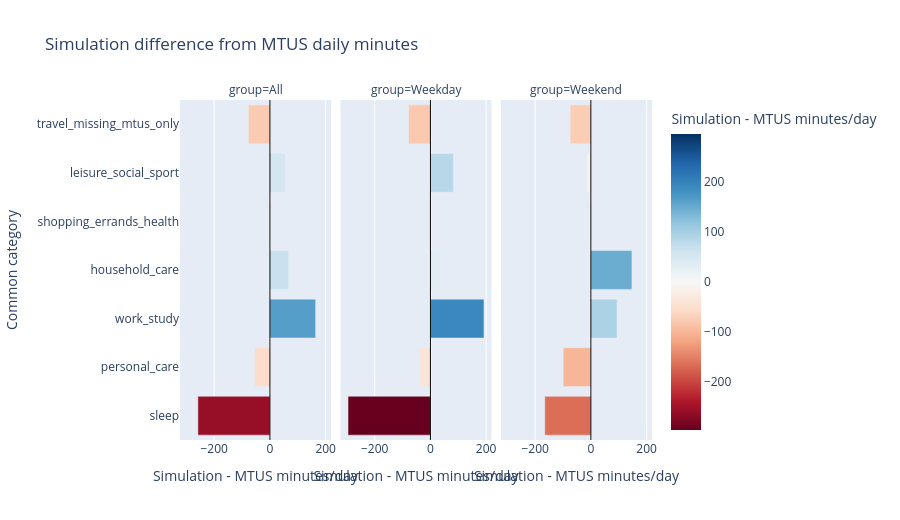

Notebook code for this chart:
### Code cell
fig = px.bar(
    comparison,
    x="absolute_difference_minutes",
    y="category",
    color="absolute_difference_minutes",
    facet_col="group",
    category_orders={"category": list(reversed(COMMON_CATEGORY_ORDER)), "group": GROUP_ORDER},
    labels={"absolute_difference_minutes": "Simulation - MTUS minutes/day", "category": "Common category"},
    title="Simulation difference from MTUS daily minutes",
    color_continuous_scale="RdBu",
    color_continuous_midpoint=0,
    height=520,
)
fig.add_vline(x=0, line_width=1, line_color="black")
fig.show()

### Figure 1 — Plotly figure (JSON) as saved in the notebook; plotly's stock layout.template omitted (floating-point values rounded to 4 significant figures)
{"data": [{"hovertemplate": "group=All<br>Simulation - MTUS minutes/day=%{marker.color}<br>Common category=%{y}<extra></extra>", "legendgroup": "", "marker": {"color": [-258.3, -55.57, 164.0, 66.84, -4.24, 55.15, -77.19], "coloraxis": "coloraxis", "pattern": {"shape": ""}}, "name": "", "orientation": "h", "showlegend": false, "textposition": "auto", "type": "bar", "x": [-258.3, -55.57, 164.0, 66.84, -4.24, 55.15, -77.19], "xaxis": "x", "y": ["sleep", "personal_care", "work_study", "household_care", "shopping_errands_health", "leisure_social_sport", "travel_missing_mtus_only"], "yaxis": "y"}, {"hovertemplate": "group=Weekday<br>Simulation - MTUS minutes/day=%{marker.color}<br>Common category=%{y}<extra></extra>", "legendgroup": "", "marker": {"color": [-295.5, -38.1, 192.1, 34.69, -4.864, 82.57, -78.43], "coloraxis": "coloraxis", "pattern": {"shape": ""}}, "name": "", "orientation": "h", "showlegend": false, "textposition": "auto", "type": "bar", "x": [-295.5, -38.1, 192.1, 34.69, -4.864, 82.57, -78.43], "xaxis": "x2", "y": ["sleep", "personal_care", "work_study", "household_care", "shopping_errands_health", "leisure_social_sport", "travel_missing_mtus_only"], "yaxis": "y2"}, {"hovertemplate": "group=Weekend<br>Simulation - MTUS minutes/day=%{marker.color}<br>Common category=%{y}<extra></extra>", "legendgroup": "", "marker": {"color": [-165.4, -99.23, 93.82, 147.2, -2.681, -13.42, -74.1], "coloraxis": "coloraxis", "pattern": {"shape": ""}}, "name": "", "orientation": "h", "showlegend": false, "textposition": "auto", "type": "bar", "x": [-165.4, -99.23, 93.82, 147.2, -2.681, -13.42, -74.1], "xaxis": "x3", "y": ["sleep", "personal_care", "work_study", "household_care", "shopping_errands_health", "leisure_social_sport", "travel_missing_mtus_only"], "yaxis": "y3"}], "layout": {"annotations": [{"showarrow": false, "text": "group=All", "x": 0.16, "xanchor": "center", "xref": "paper", "y": 1.0, "yanchor": "bottom", "yref": "paper"}, {"showarrow": false, "text": "group=Weekday", "x": 0.5, "xanchor": "center", "xref": "paper", "y": 1.0, "yanchor": "bottom", "yref": "paper"}, {"showarrow": false, "text": "group=Weekend", "x": 0.84, "xanchor": "center", "xref": "paper", "y": 1.0, "yanchor": "bottom", "yref": "paper"}], "barmode": "relative", "coloraxis": {"cmid": 0, "colorbar": {"title": {"text": "Simulation - MTUS minutes/day"}}, "colorscale": [[0.0, "rgb(103,0,31)"], [0.1, "rgb(178,24,43)"], [0.2, "rgb(214,96,77)"], [0.3, "rgb(244,165,130)"], [0.4, "rgb(253,219,199)"], [0.5, "rgb(247,247,247)"], [0.6, "rgb(209,229,240)"], [0.7, "rgb(146,197,222)"], [0.8, "rgb(67,147,195)"], [0.9, "rgb(33,102,172)"], [1.0, "rgb(5,48,97)"]]}, "height": 520, "legend": {"tracegroupgap": 0}, "shapes": [{"line": {"color": "black", "width": 1}, "type": "line", "x0": 0, "x1": 0, "xref": "x", "y0": 0, "y1": 1, "yref": "y domain"}, {"line": {"color": "black", "width": 1}, "type": "line", "x0": 0, "x1": 0, "xref": "x2", "y0": 0, "y1": 1, "yref": "y2 domain"}, {"line": {"color": "black", "width": 1}, "type": "line", "x0": 0, "x1": 0, "xref": "x3", "y0": 0, "y1": 1, "yref": "y3 domain"}], "title": {"text": "Simulation difference from MTUS daily minutes"}, "xaxis": {"anchor": "y", "domain": [0.0, 0.32], "title": {"text": "Simulation - MTUS minutes/day"}}, "xaxis2": {"anchor": "y2", "domain": [0.34, 0.66], "matches": "x", "title": {"text": "Simulation - MTUS minutes/day"}}, "xaxis3": {"anchor": "y3", "domain": [0.68, 1.0], "matches": "x", "title": {"text": "Simulation - MTUS minutes/day"}}, "yaxis": {"anchor": "x", "categoryarray": ["sleep", "personal_care", "work_study", "household_care", "shopping_errands_health", "leisure_social_sport", "travel_missing_mtus_only"], "categoryorder": "array", "domain": [0.0, 1.0], "title": {"text": "Common category"}}, "yaxis2": {"anchor": "x2", "domain": [0.0, 1.0], "matches": "y", "showticklabels": false}, "yaxis3": {"anchor": "x3", "domain": [0.0, 1.0], "matches": "y", "showticklabels": false}}}
